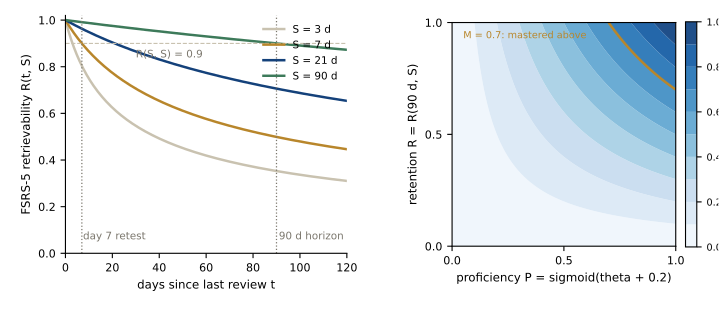

Recreate this plot in Python.
from __future__ import annotations

import os

import numpy as np
import matplotlib.pyplot as plt

from common import BLUE, GOLD, GREEN, GREY, INK, RULE, deterministic

HERE = os.path.dirname(os.path.abspath(__file__))
OUT = os.path.join(HERE, "fig_mastery.pdf")

DECAY = -0.5
FACTOR = 0.9 ** (1 / DECAY) - 1
ALPHA = 1.0
BETA = 1.0
THRESHOLD = 0.7
HORIZON = 90


def retrievability(t, s):
    return (1 + FACTOR * (t / s)) ** DECAY


def main() -> None:
    fig, (left, right) = plt.subplots(1, 2, figsize=(7.2, 3.1), dpi=200, gridspec_kw={"width_ratios": [1.15, 1]})
    fig.patch.set_facecolor("white")

    t = np.linspace(0, 120, 400)
    for s, color in [(3, RULE), (7, GOLD), (21, BLUE), (90, GREEN)]:
        left.plot(t, retrievability(t, s), color=color, lw=1.8, label=f"S = {s} d")
    left.axvline(7, color=GREY, lw=0.9, ls=":")
    left.axvline(HORIZON, color=GREY, lw=0.9, ls=":")
    left.text(7.5, 0.06, "day 7 retest", fontsize=7.5, color=GREY)
    left.text(91, 0.06, "90 d horizon", fontsize=7.5, color=GREY)
    left.axhline(0.9, color=RULE, lw=0.8, ls="--")
    left.text(30, 0.84, "R(S, S) = 0.9", fontsize=7.5, color=GREY)
    left.set(xlim=(0, 120), ylim=(0, 1.02))
    left.set_xlabel("days since last review t", fontsize=8.5)
    left.set_ylabel("FSRS-5 retrievability R(t, S)", fontsize=8.5)
    left.tick_params(labelsize=8)
    left.legend(fontsize=7.5, frameon=False, loc="upper right")
    left.spines[["top", "right"]].set_visible(False)

    p = np.linspace(0, 1, 201)
    r = np.linspace(0, 1, 201)
    P, R = np.meshgrid(p, r)
    M = np.clip(P ** ALPHA * R ** BETA, 0, 1)
    cs = right.contourf(P, R, M, levels=np.linspace(0, 1, 11), cmap="Blues", alpha=0.9)
    right.contour(P, R, M, levels=[THRESHOLD], colors=[GOLD], linewidths=1.8)
    right.text(0.05, 0.93, "M = 0.7: mastered above", fontsize=7, color=GOLD)
    right.set(xlim=(0, 1), ylim=(0, 1), xticks=[0, 0.5, 1], yticks=[0, 0.5, 1])
    right.set_xlabel("proficiency P = sigmoid(theta + 0.2)", fontsize=8.5)
    right.set_ylabel("retention R = R(90 d, S)", fontsize=8.5)
    right.tick_params(labelsize=8)
    right.set_aspect("equal")
    cbar = fig.colorbar(cs, ax=right, fraction=0.046, pad=0.04)
    cbar.set_label("mastery M = P R", fontsize=8)
    cbar.ax.tick_params(labelsize=7)

    fig.subplots_adjust(wspace=0.4, bottom=0.18, left=0.09, right=0.97, top=0.95)
    deterministic(fig, OUT)
    fig.savefig(OUT.replace(".pdf", ".png"), dpi=200)
    plt.close(fig)
    print(f"wrote {OUT}")


if __name__ == "__main__":
    main()
